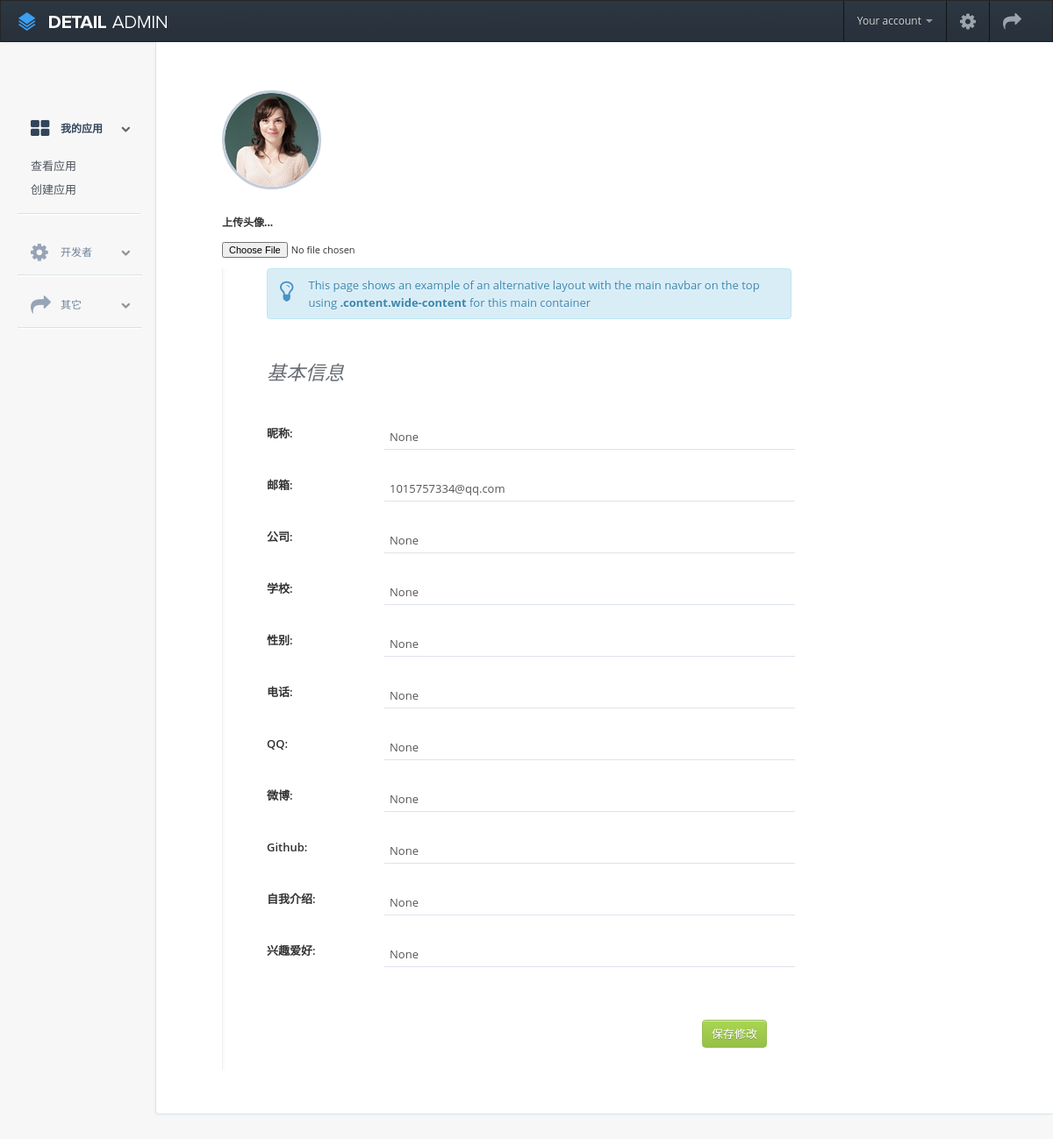
/user/info (signed in), run on the app's committed database.
### app/models.py (models this page shows, shortened)
class Developer(db.Model):
    __tablename__ = 'tb_developer'
    id = db.Column(db.Integer, primary_key=True)
    username = db.Column(db.String(20))
    password = db.Column(db.String(20))
    nickname = db.Column(db.String(20))
    confirmed = db.Column(db.Boolean, default=False)
    sex = db.Column(db.Integer)
    qq = db.Column(db.String(60))
    weibo = db.Column(db.String(60))
    github = db.Column(db.String(200))
    school = db.Column(db.String(30))
    phone = db.Column(db.String(11))
    email = db.Column(db.String(60))
    description = db.Column(db.String(200))
    hobby = db.Column(db.String(200))
    info = db.Column(db.String(200))
    degree = db.Column(db.String(10))
    register_time = db.Column(db.DateTime)
    apps = db.relationship('App', backref='developer', lazy='dynamic')

### app/main/views.py (the view)
@main.route('/user/info')
def user_info():
    if check_user_login():
        return redirect(url_for('main.signin'))
    developer = Developer.query.\
        filter_by(username=session.get('username')).first();
    return render_template('info.html', developer=developer)

### app/main/views.py (called while the page is built)
def check_user_login():
    if session.get('username') == None:
        return True
    else:
        return False

### app/templates/info.html (shortened to what this page needs)
<!DOCTYPE html>
{% extends "base.html" %}
{% block head %}
    {{ super() }}
{% endblock %}
    {% block navbar %}
        {{ super() }}
    {% endblock %}
    {% block sidebar %}
    <div id="sidebar-nav">
        <ul id="dashboard-menu">
            <li class="active">
                <a class="dropdown-toggle" href="#">
                    <i class="icon-th-large" ></i>
                    <span>我的应用</span>
                    <i class="icon-chevron-down"></i>
                </a>
                <ul class="submenu" style="display: block;">
                    <li><a href="/app/list">查看应用</a></li>
                    <li><a href="/app/create">创建应用</a></li>
                </ul>
            </li>
            <li>
                <a class="dropdown-toggle" href="#">
                    <i class="icon-cog"></i>
                    <span>开发者</span>
                    <i class="icon-chevron-down"></i>
                </a>
            </li>
            <li>
                <a class="dropdown-toggle" href="#">
                    <i class="icon-share-alt"></i>
                    <span>其它</span>
                    <i class="icon-chevron-down"></i>
                </a>
            </li>
        </ul>
    </div>
    {% endblock %}
    {% block container %}
    <div class="content">
        <div class="container-fluid">
            <div class="settings-wrapper" id="pad-wrapper">
                <div class="span3 avatar-box">
                    <div class="personal-image">
                        <img src="/static/img/personal-info.png" class="avatar img-circle" />
                        <p>上传头像...</p>
                        <input type="file" />
                    </div>
                </div>
                <div class="span7 personal-info">
                    <div class="alert alert-info">
                        <i class="icon-lightbulb"></i>
                        This page shows an example of an alternative layout with the main navbar on the top
                        <br /> using <strong>.content.wide-content</strong> for this main container
                    </div>
                    <h5 class="personal-title">基本信息</h5>
                    <form />
                        <div class="field-box">
                            <label>昵称:</label>
                            <input class="span5 inline-input" type="text" value="{{ developer.nickname }}" />
                        </div>
                        <div class="field-box">
                            <label>邮箱:</label>
                            <input class="span5 inline-input" type="text" value="{{ developer.email }}" />
                        </div>
                        <div class="field-box">
                            <label>公司:</label>
                            <input class="span5 inline-input" type="text" value="{{ developer.nickname }}" />
                        </div>
                        <div class="field-box">
                            <label>学校:</label>
                            <input class="span5 inline-input" type="text" value="{{ developer.school }}" />
                        </div>
                        <div class="field-box">
                            <label>性别:</label>
                            <input class="span5 inline-input" type="text" value="{{ developer.sex }}" />
                        </div>
                        <div class="field-box">
                            <label>电话:</label>
                            <input class="span5 inline-input" type="text" value="{{ developer.phone }}" />
                        </div>
                        <div class="field-box">
                            <label>QQ:</label>
                            <input class="span5 inline-input" type="text" value="{{ developer.qq }}" />
                        </div>
                        <div class="field-box">
                            <label>微博:</label>
                            <input class="span5 inline-input" type="text" value="{{ developer.weibo }}" />
                        </div>
                        <div class="field-box">
                            <label>Github:</label>
                            <input class="span5 inline-input" type="text" value="{{ developer.github }}" />
                        </div>
                        <div class="field-box">
                            <label>自我介绍:</label>
                            <input class="span5 inline-input" type="text" value="{{ developer.info }}" />
                        </div>
                        <div class="field-box">
                            <label>兴趣爱好:</label>
                            <input class="span5 inline-input" type="text" value="{{ developer.hobby }}" />
                        </div>
                        <div class="span6 field-box actions">
                            <input type="button" class="btn-glow success" value="保存修改" />
                        </div>
                </div>
            </div>
        </div>
    </div>
    {% endblock %}

### app/static/css/layout.css (style rules this page uses)
body { font-family: 'Open Sans', sans-serif; background-color: #f7f7f7; position: relative; margin: 0px; font-size: 12px; padding: 0px; }
h1,h2,h3,h4,h5 { margin: 0; line-height: inherit; color: #29323d; }
#sidebar-nav { position: absolute; width: 180px; float: left; margin: 0em; padding-top: 5.8em; }
#dashboard-menu { list-style: none; padding-right: 15px; padding-left: 15px; margin-bottom: 0; margin-left: 20px; }
#dashboard-menu > li > a { display: block; margin-right: -15px; margin-left: -15px; padding: 19px 14px 15px 14px; margin-bottom: 5px; border-bottom: 1px solid #dae1e8; box-shadow: 0 2px 1px -1px #FFFFFF; color: rgb(110, 130, 155); outline: 0px; width: 88%; }
#dashboard-menu > li { position: relative; }
#dashboard-menu > li i { font-size: 23px; top: 17px; }
#dashboard-menu a span { margin-left: 35px; transition: color .1s linear; -moz-transition: color .1s linear; -webkit-transition: color .1s linear; -o-transition: color .1s linear; }
#dashboard-menu a i { position: absolute; left: 0; height: 24px; width: 24px; opacity: 0.7; transition: opacity .1s ease; -moz-transition: opacity .1s ease; -webkit-transition: opacity .1s ease; -o-transition: opacity .1s ease; }
#dashboard-menu a i.icon-chevron-down { position: relative; float: right; top: 5px; font-size: 11px; color: rgb(104, 104, 104); width: initial; height: initial; }
#dashboard-menu > li.active > a, #dashboard-menu > li > a:hover { color: rgba(51, 69, 90, 1); text-decoration: none; }
#dashboard-menu > li.active a { font-weight: 600; text-shadow: 1px 1px 1px #fff; }
#dashboard-menu > li.active i { opacity: 1; }
#dashboard-menu > li.active .dropdown-toggle { border-bottom: 0px; box-shadow: none; }
#dashboard-menu ul.submenu { list-style-type: none; display: none; margin-top: 7px; margin-bottom: 15px; margin-right: 5px; margin-left: -15px; padding-left: 15px; border-bottom: 1px solid #dae1e8; box-shadow: 0 2px 1px -1px #FFFFFF; padding-bottom: 10px; }
#dashboard-menu ul.submenu a { font-weight: normal; font-size: 13px; color: rgb(76, 83, 90); text-decoration: none; display: block; margin-bottom: 7px; }
#pad-wrapper { padding: 0px 25px; margin-top: 55px; }
.content { min-width: 400px; min-height: 620px; margin-bottom: 100px; padding-bottom: 50px; overflow: hidden; position: relative; background: #fff; margin-left: 177px; border-left: 1px solid #dae3e9; border-bottom: 1px solid #dae3e9; box-shadow: -3px 3px 3px -2px #f1f1f3; border-radius: 0px 0px 0px 5px; }

### app/static/css/elements.css (style rules this page uses)
.btn-glow { font-size: 13px; border-radius: 4px; color: #333; padding: 5px 10px; text-align: center; box-shadow: 0px 1px 0px 0px rgba(255, 255, 255,0.2) inset, 0px 1px 0px 0px rgb(204, 204, 204); display: inline-block; border: 1px solid #e5e5e5; vertical-align: middle; cursor: pointer; background: #ffffff; background: -moz-linear-gradient(top, #ffffff 0%, #eef0f1 100%); background: -webkit-gradient(linear, left top, left bottom, color-stop(0%,#ffffff), color-stop(100%,#eef0f1)); background: -webkit-linear-gradient(top, #ffffff 0%,#eef0f1 100%); background: -o-linear-gradient(top, #ffffff 0%,#eef0f1 100%); background: -ms-linear-gradient(top, #ffffff 0%,#eef0f1 100%); background: linear-gradient(to bottom, #ffffff 0%,#eef0f1 100%); filter: progid:DXImageTransform.Microsoft.gradient( startColorstr='#ffffff', endColorstr='#eef0f1',GradientType=0 ); }
.btn-glow.success { background: #96bf48; background: linear-gradient(to bottom, rgb(169, 214, 81) 0%,#96bf48 100%); box-shadow: inset 0px 1px 0px 0px rgba(255,255,255,0.5); border: 1px solid rgb(153, 189, 86); text-shadow: rgba(0, 0, 0, 0.247059) 0px 1px 0px; color: #fff; }

### data on the page
Developer: nickname "None", email "1015757334@qq.com", school "None", sex "None", phone "None", qq "None", weibo "None", github "None", info "None", hobby "None"
